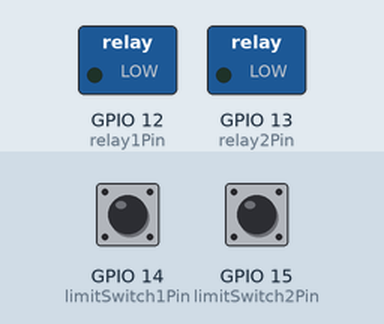
Recording of a sketch running on a simulated ESP32. Parts: switched loads named in the sketch (green lamp = pin HIGH). The test bench sets the inputs (shaded band); at power-on: GPIO 14 (limitSwitch1Pin) HIGH, GPIO 15 (limitSwitch2Pin) HIGH. WiFi joins after 1.5 s; servers stay silent unless stated; what the sketch prints to the serial monitor is not drawn.

Above: at 3.2 s.
3.3 s: GPIO 14 (limitSwitch1Pin) pulled LOW for 0.15 s
At 3.37 s:
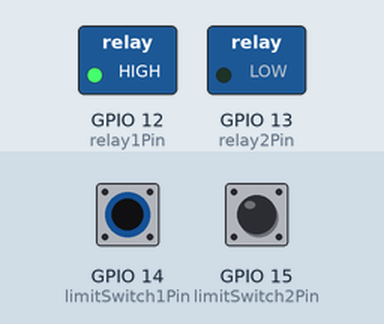
4.9 s: GPIO 15 (limitSwitch2Pin) pulled LOW for 0.15 s
At 4.97 s:
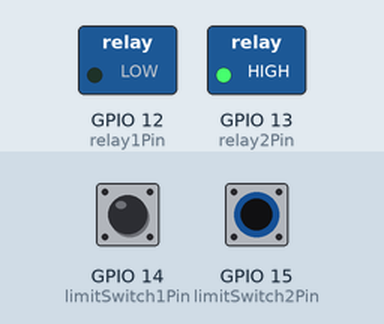
6.5 s: GPIO 15 (limitSwitch2Pin) pulled LOW for 3.2 s
At 10.6 s:
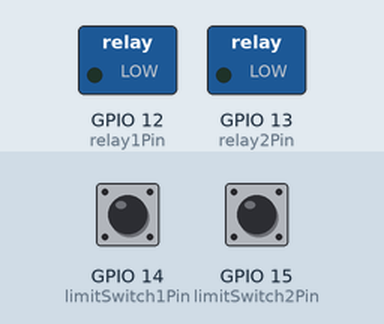
11.2 s: GPIO 14 (limitSwitch1Pin) pulled LOW for 3.2 s
At 11.8 s:
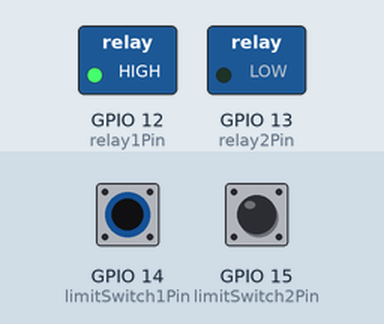
15.9 s: GPIO 14 (limitSwitch1Pin) driven LOW and GPIO 15 (limitSwitch2Pin) driven LOW
At 16.5 s:
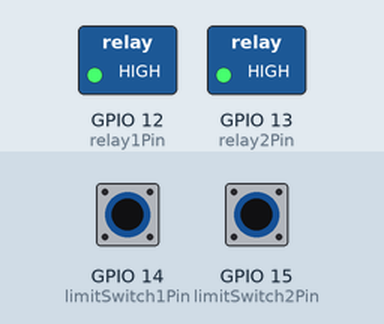
Timing chart, 0 to 18.4 s (numbered marks = the images above; inputs shaded):
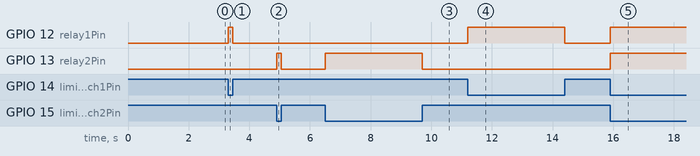

The sketch:

esp32webrelay.ino
```cpp
#include <WiFi.h>
#include <WebServer.h>

const char *ssid = "YourSSID";
const char *password = "YourPassword";

WebServer server(80);

const int relay1Pin = 12;       // Pin for Relay 1
const int relay2Pin = 13;       // Pin for Relay 2
const int limitSwitch1Pin = 14; // Pin for Limit Switch 1
const int limitSwitch2Pin = 15; // Pin for Limit Switch 2

bool relay1State = false;
bool relay2State = false;

void setup()
{
    Serial.begin(115200);

    pinMode(relay1Pin, OUTPUT);
    pinMode(relay2Pin, OUTPUT);
    pinMode(limitSwitch1Pin, INPUT_PULLUP);
    pinMode(limitSwitch2Pin, INPUT_PULLUP);

    WiFi.begin(ssid, password);
    while (WiFi.status() != WL_CONNECTED)
    {
        delay(1000);
        Serial.println("Connecting to WiFi...");
    }
    Serial.println("Connected to WiFi");

    server.on("/", handleRoot);
    server.on("/relay1", handleRelay1);
    server.on("/relay2", handleRelay2);

    server.begin();
    Serial.println("HTTP server started");
}

void loop()
{
    server.handleClient();

    // Read limit switches and update relay states
    bool limitSwitch1State = digitalRead(limitSwitch1Pin);
    bool limitSwitch2State = digitalRead(limitSwitch2Pin);

    // Update relay states based on limit switch states
    relay1State = !limitSwitch1State; // Invert because limit switch is normally closed
    relay2State = !limitSwitch2State;

    // Update relay outputs
    digitalWrite(relay1Pin, relay1State);
    digitalWrite(relay2Pin, relay2State);
}

void handleRoot()
{
    server.send(200, "text/html", "<h1>ESP32 Relay Control</h1>\
    <p>Relay 1: <a href=\"/relay1\"><button>Toggle</button></a></p>\
    <p>Relay 2: <a href=\"/relay2\"><button>Toggle</button></a></p>");
}

void handleRelay1()
{
    relay1State = !relay1State;
    digitalWrite(relay1Pin, relay1State);
    server.sendHeader("Location", "/");
    server.send(303);
}

void handleRelay2()
{
    relay2State = !relay2State;
    digitalWrite(relay2Pin, relay2State);
    server.sendHeader("Location", "/");
    server.send(303);
}
```

Measured:
- after the input at 3.3 s, GPIO 12 (relay1Pin): LOW → HIGH at once, → LOW 0.15 s later
- after the input at 4.9 s, GPIO 13 (relay2Pin): LOW → HIGH at once, → LOW 0.15 s later
- after the input at 6.5 s, GPIO 13 (relay2Pin): LOW → HIGH at once, → LOW 3.2 s later
- after the input at 11.2 s, GPIO 12 (relay1Pin): LOW → HIGH at once, → LOW 3.2 s later
- after the input at 15.9 s, GPIO 12 (relay1Pin), GPIO 13 (relay2Pin): LOW → HIGH at once
